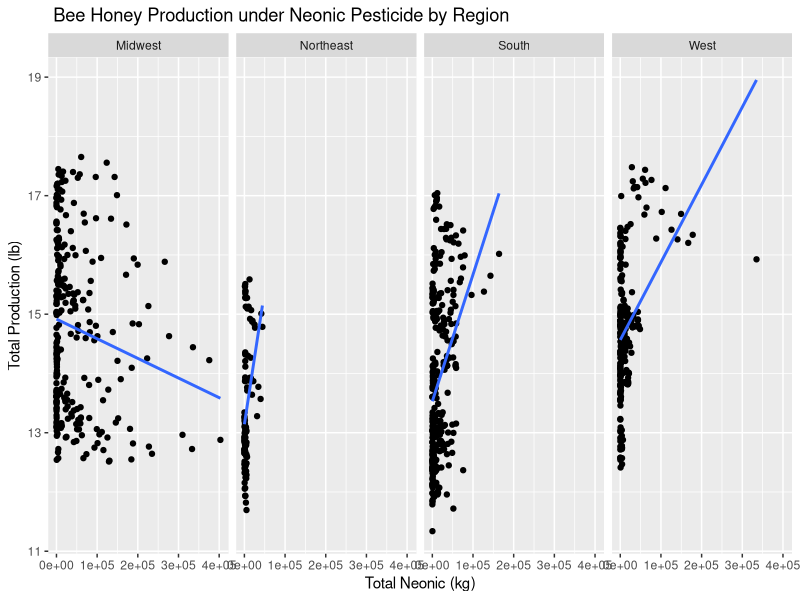

Write the R code that produced this figure.
## ---- chunk 1
library(tidyverse)
library(dplyr)
library(ggplot2)

honey.csv <- read.csv("Honey_v03.csv")
glimpse(honey.csv)
## ---- chunk 2
honey.csv <- read.csv("Honey_v03.csv")


neonicvtotalprod <- honey.csv %>%
  group_by(Region) 


ggplot(data = neonicvtotalprod, mapping = aes(x = nAllNeonic, y = log(totalprod), group = Region)) +
  facet_grid(.~ Region) +
  geom_point() +
  geom_smooth(method = "lm", se = FALSE) +
  labs (x = "Total Neonic (kg)", y = "Total Production (lb)", title = " Bee Honey Production under Neonic Pesticide by Region")
## ---- chunk 3
#Statistical test: correlation per region
neonicstatmw <- honey.csv %>%
  filter(Region == "Midwest")
cortest.mw <- cor.test(neonicstatmw$totalprod, neonicstatmw$nAllNeonic, method = "spearman", exact = FALSE)
cortest.mw


neonicstatwest <- honey.csv %>%
  filter(Region == "West")
cortest.w <- cor.test(neonicstatwest$totalprod, neonicstatwest$nAllNeonic, method = "spearman", exact = FALSE)
cortest.w

neonicstatne <- honey.csv %>%
  filter(Region == "Northeast")
cortest.ne <- cor.test(neonicstatne$totalprod, neonicstatne$nAllNeonic, method = "spearman", exact = FALSE)
cortest.ne

neonicstatsouth <- honey.csv %>%
  filter(Region == "South")
cortest.s <- cor.test(neonicstatsouth$totalprod, neonicstatsouth$nAllNeonic, method = "spearman", exact = FALSE)
cortest.s


#Making a data frame of statistical results
Region <- c("Midwest", "West", "Northeast", "South")
p.value <- c(cortest.mw$p.value, cortest.w$p.value, cortest.mw$p.value, cortest.s$p.value)
rho <- c(-0.1027632, 0.3549792, 0.3510381, 0.4034019)
significance <- c("ns", "*", "*", "*")

allneonic <- cbind(Region, p.value, rho, significance)
allneonic <- data.frame(allneonic); allneonic
